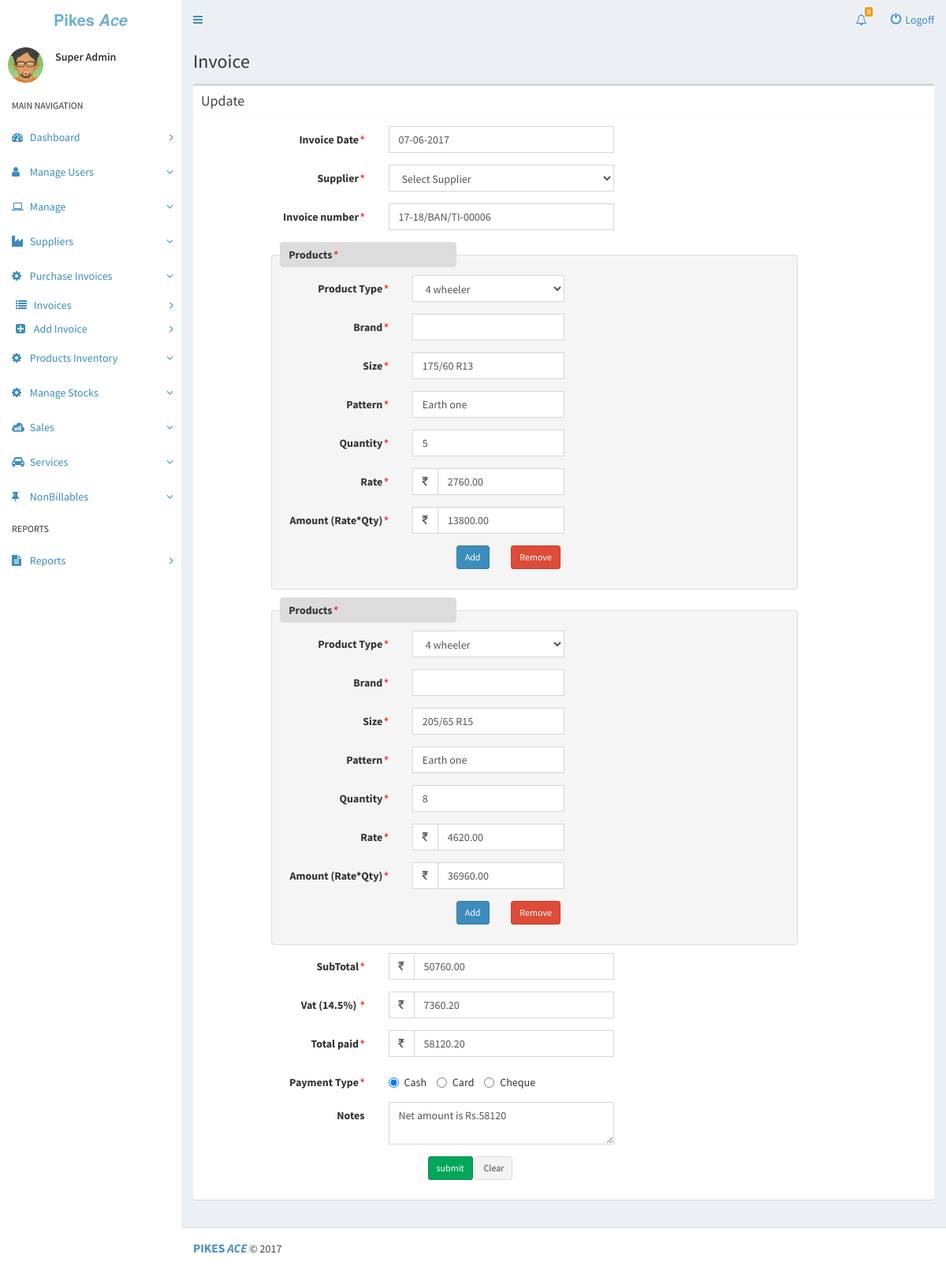
The page /pages/php/addInvoiceCopyWithEditFeature.php?id=1 (signed in) on the database its author committed.
### tables this page shows
CREATE TABLE IF NOT EXISTS `role` (
  `RoleID` int(11) NOT NULL AUTO_INCREMENT,
  `RoleName` varchar(20) DEFAULT NULL,
  PRIMARY KEY (`RoleID`)
);

CREATE TABLE IF NOT EXISTS `purchaseinvoice` (
  `InvoiceID` int(11) NOT NULL AUTO_INCREMENT,
  `InvoiceDate` date NOT NULL,
  `SupplierID` int(11) NOT NULL,
  `Company` varchar(50) NOT NULL,
  `InvoiceNumber` varchar(50) NOT NULL,
  `TinNumber` varchar(50) NOT NULL,
  `SubTotal` decimal(19,2) NOT NULL DEFAULT '0.00',
  `VatAmount` decimal(19,2) NOT NULL DEFAULT '0.00',
  `TotalPaid` decimal(19,2) NOT NULL DEFAULT '0.00',
  `PaymentType` int(11) NOT NULL,
  `ChequeNo` varchar(20) NOT NULL,
  `ChequeDate` date NOT NULL,
  `Resolved` tinyint(1) NOT NULL,
  `Notes` varchar(255) DEFAULT NULL,
  PRIMARY KEY (`InvoiceID`)
);

CREATE TABLE IF NOT EXISTS `products` (
  `ProductID` int(11) NOT NULL AUTO_INCREMENT,
  `InvoiceID` int(11) NOT NULL,
  `ProductType` int(11) NOT NULL,
  `ProductSize` varchar(50) NOT NULL,
  `ProductBrand` varchar(50) NOT NULL,
  `ProductBrandID` int(11) NOT NULL,
  `Pattern` varchar(30) NOT NULL,
  `ProductQty` int(11) NOT NULL,
  `UnitPrice` decimal(19,2) NOT NULL DEFAULT '0.00',
  `Amount` decimal(19,2) NOT NULL DEFAULT '0.00',
  PRIMARY KEY (`ProductID`)
);

### pages/php/addInvoiceCopyWithEditFeature.php (the view, shortened to what this page needs)
<?php
require '_core.php';
if(isLogin() && isAdmin())
{
require '_header.php'
?>
<div class="content-wrapper">
  <section class="content-header" id="MainEventInfo" >
    <h1>
      <div>Invoice</div>
    </h1>
  </section>
  <section class="content">
    <div class="box">
      <div class="box-header with-border">
        <h3 class="box-title">
        <?php
          $isValidInvoice = false;
          $title="Add";
          $Invoice = NULL;
          if(isset($_GET['id'])) {
            $Invoice = GetPuchaseInvoiceByID($_GET['id']);
            if(is_null($Invoice)) {
              $title="Invoice Not Found";
            }
            else {
              $title="Update";
              $isValidInvoice = true;
            }
          }
        ?>
        <h3 class="box-title"><?php echo $title; ?></h3>
      </div>
      <div class="box-body">
      <div id="AddOrUpdateProducts">
          <form class="form-horizontal" id="AddorUpdateInvoice" name="AddorUpdateInvoice" action="addInvoice.php?_auth=<?php echo $_SESSION['AUTH_KEY']; ?>" method="post">
              <div class="form-group">
                <label for="InvoiceDate" class="control-label col-sm-3 lables">Invoice Date<span class="mandatoryLabel">*</span></label>
                <div class='col-sm-4'>
                  <input type="datetime" class="form-control" name="InvoiceDate" id="InvoiceDate"  />
                </div>
              </div>
              <div class="form-group">
                  <label for="SupplierID" class="control-label col-sm-3 lables">Supplier<span class="mandatoryLabel">*</span></label>
                  <div class="col-sm-4">
                    <select class="form-control" name="SupplierID" >
                    <option selected="true" disabled="disabled" style="display: none" value="default" >Select Supplier</option>
                    </select>
                </div>
              </div>
              <div class="form-group">
                <label for="InvoiceNumber" class="control-label col-sm-3 lables">Invoice number<span class="mandatoryLabel">*</span></label>
                <div class="col-sm-4">
                  <input type="text" class="form-control" name="InvoiceNumber" placeholder="Invoice Number" value="<?php if($isValidInvoice) echo $Invoice->invoiceNumber; ?>"   />
                </div>
              </div>
          <div id="products" class="col-sm-12">
            <?php
                    $productsList = @GetProductsInInvoices($_GET['id']);
                    if(count($productsList) >= 1) {
                        $isValidProduct = true;
                        $totalProducts = count($productsList);
                    } else {
                      $isValidProduct = false;
                      $totalProducts = 1;
                    }
                    for($iter=0; $iter <$totalProducts; $iter++) {
                        $product = @$productsList[$iter];
            ?>
            <fieldset class="col-sm-9 col-xs-offset-1">
                <legend>Products<span class="mandatoryLabel">*</span></legend>
            <div class="form-group">
                <label for="ProductTypeID" class="control-label col-sm-3 lables">Product Type<span class="mandatoryLabel">*</span></label>
                <div class="col-sm-4">
                    <select class="form-control" name="ProductTypeID[]" onchange="ProductTypechanged(this)" >
                    <?php
                        $prodcutTypes = GetProdcutTypes();
                        if(mysql_num_rows($prodcutTypes)!=0) {
                            while($prodcutType = mysql_fetch_assoc($prodcutTypes)) {
                              if($isValidProduct && $prodcutType['ProductTypeID'] == $product->productTypeID )
                                  echo '<option value="' . $prodcutType['ProductTypeID'] . '" selected >' . $prodcutType['ProductTypeName'] . '</option>';
                              else
                                  echo '<option value="' . $prodcutType['ProductTypeID'] . '" >' . $prodcutType['ProductTypeName'] . '</option>';
                            }
                        }
                    ?>
                    </select>
                </div>
              </div>
              <div class="form-group">
                <label for="Brand" class="control-label col-sm-3 lables"><span class="product-brand-lable">Brand</span><span class="mandatoryLabel">*</span></label>
                <div class="col-sm-4">
                  <input type="text" class="form-control product-brand" name="Brand[]" placeholder="" value="<?php if($isValidProduct) echo $product->brand; ?>" >
                </div>
              </div>
              <div class="form-group">
                <label for="ProductSize" class="control-label col-sm-3 lables"><span class="product-size-lable">Size</span><span class="mandatoryLabel">*</span></label>
                <div class="col-sm-4">
                  <input type="text" class="form-control product-size" name="ProductSize[]" data-inputmask='"mask": "999/99 R99"' data-mas value="<?php if($isValidProduct) echo $product->productSize; ?>">
                </div>
              </div>
              <div class="form-group">
                <label for="ProductPattern" class="control-label col-sm-3 lables"><span class="product-pattern-lable">Pattern</span><span class="mandatoryLabel">*</span></label>
                <div class="col-sm-4">
                  <input type="text" class="form-control product-pattern" name="ProductPattern[]" placeholder="" value="<?php if($isValidProduct) echo $product->productPattern; ?>" >
                </div>
              </div>
              <div class="form-group">
                <label for="Quantity" class="control-label col-sm-3 lables ">Quantity<span class="mandatoryLabel">*</span></label>
                <div class="col-sm-4">
                  <input type="text" class="form-control quantity" name="Quantity[]" placeholder="0" onchange="CalculateAmount(this)"  onkeypress="return isNumberKey(event)" value="<?php if($isValidProduct) echo $product->units; ?>">
                </div>
              </div>
              <div class="form-group">
                <label for="Rate" class="control-label col-sm-3 lables">Rate<span class="mandatoryLabel">*</span></label>
                <div class="col-sm-4">
                  <div class='input-group'>
                    <span class="input-group-addon">
                        <span class="fa fa-inr"></span>
                    </span>
                    <input type="text" class="form-control rate currency" name="Rate[]" maskedFormat="10,2" placeholder="0.00" onchange="CalculateAmount(this)" value="<?php if($isValidProduct) echo $product->rate; ?>">
                  </div>
                </div>
              </div>
              <div class="form-group">
                <label for="Amount" class="control-label col-sm-3 lables">Amount (Rate*Qty)<span class="mandatoryLabel">*</span></label>
                <div class="col-sm-4">
                  <div class='input-group'>
                    <span class="input-group-addon">
                        <span class="fa fa-inr"></span>
                    </span>
                    <input type="text" class="form-control amount currency" name="Amount[]" maskedFormat="10,2" placeholder="0.00" value="<?php if($isValidProduct) echo $product->Amount; ?>" >
                  </div>
                </div>
              </div>
              <div class="form-group">
                <label class="col-sm-3 control-label no-padding-right" for="form-field-1"> </label>
                <div class="col-sm-4 col-xs-offset-1">
                  <button type="button" name="AddProduct[]" class="btn btn-sm btn-primary"  onclick="AddProductFieldset(this)">Add</button>
                  <button type="button" name="RemoveProduct[]" class="btn btn-sm btn-danger" style="margin-left:25px"  onclick="RemoveProductFieldset(this)">Remove</button>
                </div>
              </div>
          </fieldset>
          <?php
            }
          ?>
          </div>
          <div class="form-group">
            <label for="SubTotal" class="control-label col-sm-3 lables">SubTotal<span class="mandatoryLabel">*</span></label>
            <div class="col-sm-4">
              <div class='input-group'>
                <span class="input-group-addon">
                    <span class="fa fa-inr"></span>
                </span>
                <input type="text" class="form-control subtotal currency" maskedFormat="10,2" name="SubTotalAmount" placeholder="0.00" value="<?php if($isValidInvoice) echo $Invoice->subTotalAmount; ?>" >
              </div>
            </div>
          </div>
          <div class="form-group">
            <label for="VatAmount" class="control-label col-sm-3 lables">Vat (<?php echo $_SESSION['VatFactor']; ?>%) <span class="mandatoryLabel">*</span></label>
            <div class="col-sm-4">
              <div class='input-group'>
                <span class="input-group-addon">
                    <span class="fa fa-inr"></span>
                </span>
                <input type="text" class="form-control vat-amount currency" maskedFormat="10,2" name="VatAmount" placeholder="0.00" value="<?php if($isValidInvoice) echo $Invoice->vatAmount; ?>" >
              </div>
            </div>
          </div>
          <div class="form-group">
            <label for="TotalAmount" class="control-label col-sm-3 lables">Total paid<span class="mandatoryLabel">*</span></label>
            <div class="col-sm-4">
              <div class='input-group'>
                <span class="input-group-addon">
                    <span class="fa fa-inr"></span>
                </span>
                <input type="text" class="form-control total-paid currency" maskedFormat="10,2" name="TotalAmount" placeholder="0.00" value="<?php if($isValidInvoice) echo $Invoice->totalAmount; ?>" >
              </div>
            </div>
          </div>
              <div class="form-group">
                <label class="control-label col-sm-3 lables">Payment Type<span class="mandatoryLabel">*</span></label>
                <div class="col-sm-4">
                  <label class="radio-inline"> <input type="radio" class="paymentType" name="paymentType" id="cash" value="1" checked <?php if($isValidInvoice && $Invoice->paymentType==1) echo 'checked' ?> > Cash </label>
                  <label class="radio-inline"> <input type="radio" class="paymentType" name="paymentType" id="card" value="2" <?php if($isValidInvoice && $Invoice->paymentType==2) echo 'checked' ?> > Card </label>
                  <label class="radio-inline"> <input type="radio" class="paymentType" name="paymentType" id="cheque" value="3" <?php if($isValidInvoice && $Invoice->paymentType==3) echo 'checked' ?>> Cheque </label>
                </div>
              </div>
          <div class="form-group">
            <label for="InvoiceNotes" class="control-label col-sm-3 lables">Notes</label>
            <div class="col-sm-4">
              <textarea  class="form-control" name="InvoiceNotes" placeholder="Notes"><?php if($isValidInvoice) echo $Invoice->invoiceNotes; ?></textarea>
            </div>
          </div>
          <div class="form-group">
            <label class="col-sm-3 control-label no-padding-right" for="form-field-1"> </label>
            <div class="col-sm-9">
              <input type="submit" name="nc_submit" value="submit" id="ID_Sub" class="btn btn-sm btn-success" style="margin-left:50px;" />
              <button type="reset" class="btn btn-sm btn-default" style="visibility:visible">Clear</button>
            </div>
          </div>
        </form>
      </div>
      </div>
    </div>
  </section>
</div>
<?php
require '_footer.php';
}
else
{
  header('Location: ../../index.php');
}
?>

### pages/php/_core.php (shortened to what this page needs)
<?php
function isLogin() {
  if(isset($_SESSION['userName']) && !empty($_SESSION['userName'])) {
    return true;
  } else {
    return false;
  }
}
function getUserRole() {
  if(isset($_SESSION['userName']) && !empty($_SESSION['userName'])) {
    $userName = $_SESSION['userName'];
    $GetRoleName = mysql_query("SELECT r.RoleName FROM user u JOIN role r ON u.RoleID = r.RoleID WHERE u.Name = '$userName' ");
    if(mysql_num_rows($GetRoleName)==1) {
        $RoleName = mysql_fetch_assoc($GetRoleName);
        echo $RoleName['RoleName'];
    } else {
      echo "null";
    }
  } else {
    echo 'No User';
  }
}
function isAdmin() {
  $userName = $_SESSION['userName'];
  if($CheckAdmin = mysql_query("SELECT * FROM user WHERE RoleID <= '2' AND Name = '$userName' ")) {
    if(mysql_num_rows($CheckAdmin) == 1) {
      return true;
    } else {
      return false;
    }
  } else {
    return false;
  }
}
function GetPuchaseInvoiceByID($InvoiceID) {
  $GetInvoice = mysql_query("SELECT p.InvoiceID, p.InvoiceDate, p.InvoiceNumber, p.Company AS
  SupplierName, p.TinNumber, p.VatAmount, p.TotalPaid, p.SubTotal, p.PaymentType, p.ChequeNo,
  p.ChequeDate, p.SupplierID, p.Notes, s.TinNumber, s.SupplierName FROM purchaseinvoice p
  LEFT JOIN supplier s ON s.SupplierID=p.SupplierID WHERE p.InvoiceID = '$InvoiceID' ");
  if(mysql_num_rows($GetInvoice)==1) {
    $ShowData = mysql_fetch_assoc($GetInvoice);
    $Invoice  = new Invoice();
    $Invoice->invoiceID = $ShowData['InvoiceID'];
    $Invoice->invoiceDate = $ShowData['InvoiceDate'];
    $Invoice->invoiceNumber = $ShowData['InvoiceNumber'];
    $Invoice->supplierID = $ShowData['SupplierID'];
    $Invoice->tinNumber = $ShowData['TinNumber'];
    $Invoice->vatAmount = $ShowData['VatAmount'];
    $Invoice->totalAmount = $ShowData['TotalPaid'];
    $Invoice->subTotalAmount = $ShowData['SubTotal'];
    $Invoice->paymentType = $ShowData['PaymentType'];
    $Invoice->chequeNo=$ShowData['ChequeNo'];
    $Invoice->chequeDate=$ShowData['ChequeDate'];
    $Invoice->invoiceNotes = $ShowData['Notes'];
    $Invoice->supplierName = $ShowData['SupplierName'];
    return $Invoice;
  } else return NULL;
}
function GetProductsInInvoices($InvoiceID) {
  $GetProducts = mysql_query("SELECT p.*, pt.ProductTypeName, br.BrandName AS ProductBrand
  FROM products p JOIN producttype pt ON p.ProductType = pt.ProductTypeID LEFT JOIN brands
  br ON br.BrandID = p.ProductBrandID WHERE p.InvoiceID = '$InvoiceID'");
  $ProductArr = array();
  if(mysql_num_rows($GetProducts)>=1) {
    while($ShowData = mysql_fetch_assoc($GetProducts)) {
      $Product = new Product();
      $Product->invoiceID = $ShowData['InvoiceID'];
      $Product->productTypeID = $ShowData['ProductType'];
      $Product->productTypeName = $ShowData['ProductTypeName'];
      $Product->productSize = $ShowData['ProductSize'];
      $Product->brand = $ShowData['ProductBrand'];
      $Product->productPattern = $ShowData['Pattern'];
      $Product->units= $ShowData['ProductQty'];
      $Product->rate = $ShowData['UnitPrice'];
      $Product->Amount = $ShowData['Amount'];
      $ProductArr[] = $Product;
    }
  }
  return $ProductArr;
}
function GetProdcutTypes(){
  if($getProductTypes = mysql_query("SELECT * FROM producttype")) {
    if(mysql_num_rows($getProductTypes) >= 1) {
      return $getProductTypes;
    }
  } else {
    return false;
  }
}
?>

### rows shown on the page
role: RoleName "Super Admin"
purchaseinvoice: InvoiceNumber "17-18/BAN/TI-00006", SubTotalAmount "50760.00", VatAmount "7360.20", TotalAmount "58120.20", PaymentType "☑ Cash", PaymentType "☐ Card", PaymentType "☐ Cheque", InvoiceNotes "Net amount is Rs.58120"
products: ProductSize "175/60 R13", Pattern "Earth one", ProductQty "5", UnitPrice "2760.00", Amount "13800.00"
products: ProductSize "205/65 R15", Pattern "Earth one", ProductQty "8", UnitPrice "4620.00", Amount "36960.00"

### other values the page prints
$title "Update"
$_SESSION['VatFactor'] "14.5"
form field value "4 wheeler"
